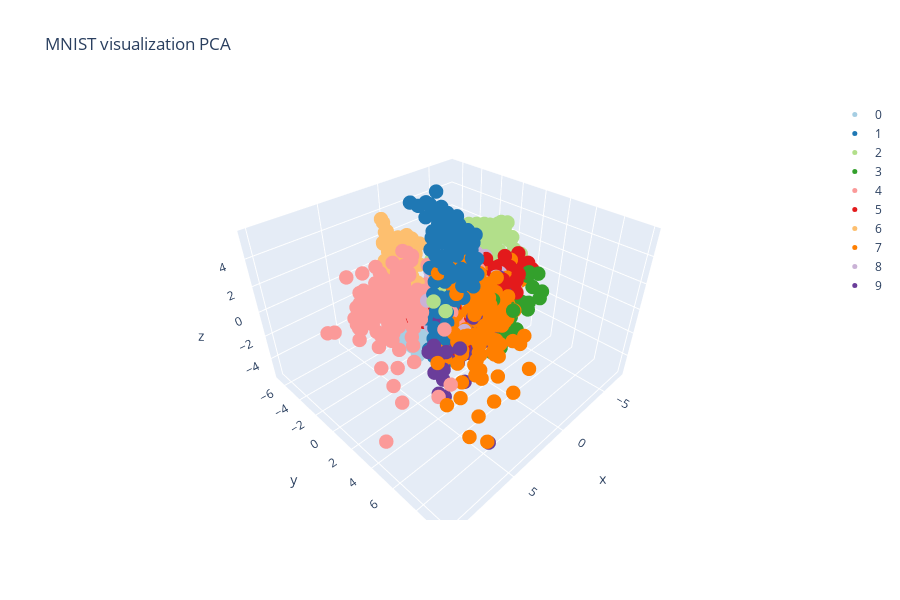

Notebook cell for this chart:
### Code cell
digits_3d = pd.DataFrame({
    'x': S_pca_[:, 0], 
    'y': S_pca_[:, 1], 
    'z': S_pca_[:, 2],
    'label': dg['target'],
})

colors = cl.scales['10']['qual']['Paired']
data = []

for i in range(10):
    x = digits_3d[digits_3d['label'].astype('int') == i]['x']
    y = digits_3d[digits_3d['label'].astype('int') == i]['y']
    z = digits_3d[digits_3d['label'].astype('int') == i]['z']
    
    color = colors[i]
    
    trace = {
        'name': str(i),
        'x': x,
        'y': y,
        'z': z,
        'type': 'scatter3d',
        'mode': 'markers',
        'marker': {
            'size': 5,
            'color': color 
        }
    }
    data.append(trace)

layout = go.Layout(
    title='MNIST visualization PCA',
    width=900,
    height=600
)

fig = go.Figure(data=data, layout=layout)

iplot(fig, show_link = False)

### Figure 1 — Plotly figure (JSON) as saved in the notebook; plotly's stock layout.template omitted (floating-point values rounded to 4 significant figures; data arrays with more than 128 entries replaced by an {"elided": "..."} marker saying what was removed)
{"data": [{"name": "0", "y": {"elided": "178 float values"}, "mode": "markers", "marker": {"color": "rgb(166,206,227)", "size": 5}, "x": {"elided": "178 float values"}, "z": {"elided": "178 float values"}, "type": "scatter3d"}, {"name": "1", "y": {"elided": "182 float values"}, "mode": "markers", "marker": {"color": "rgb(31,120,180)", "size": 5}, "x": {"elided": "182 float values"}, "z": {"elided": "182 float values"}, "type": "scatter3d"}, {"name": "2", "y": {"elided": "177 float values"}, "mode": "markers", "marker": {"color": "rgb(178,223,138)", "size": 5}, "x": {"elided": "177 float values"}, "z": {"elided": "177 float values"}, "type": "scatter3d"}, {"name": "3", "y": {"elided": "183 float values"}, "mode": "markers", "marker": {"color": "rgb(51,160,44)", "size": 5}, "x": {"elided": "183 float values"}, "z": {"elided": "183 float values"}, "type": "scatter3d"}, {"name": "4", "y": {"elided": "181 float values"}, "mode": "markers", "marker": {"color": "rgb(251,154,153)", "size": 5}, "x": {"elided": "181 float values"}, "z": {"elided": "181 float values"}, "type": "scatter3d"}, {"name": "5", "y": {"elided": "182 float values"}, "mode": "markers", "marker": {"color": "rgb(227,26,28)", "size": 5}, "x": {"elided": "182 float values"}, "z": {"elided": "182 float values"}, "type": "scatter3d"}, {"name": "6", "y": {"elided": "181 float values"}, "mode": "markers", "marker": {"color": "rgb(253,191,111)", "size": 5}, "x": {"elided": "181 float values"}, "z": {"elided": "181 float values"}, "type": "scatter3d"}, {"name": "7", "y": {"elided": "179 float values"}, "mode": "markers", "marker": {"color": "rgb(255,127,0)", "size": 5}, "x": {"elided": "179 float values"}, "z": {"elided": "179 float values"}, "type": "scatter3d"}, {"name": "8", "y": {"elided": "174 float values"}, "mode": "markers", "marker": {"color": "rgb(202,178,214)", "size": 5}, "x": {"elided": "174 float values"}, "z": {"elided": "174 float values"}, "type": "scatter3d"}, {"name": "9", "y": {"elided": "180 float values"}, "mode": "markers", "marker": {"color": "rgb(106,61,154)", "size": 5}, "x": {"elided": "180 float values"}, "z": {"elided": "180 float values"}, "type": "scatter3d"}], "layout": {"width": 900, "title": {"text": "MNIST visualization PCA"}, "height": 600}}
